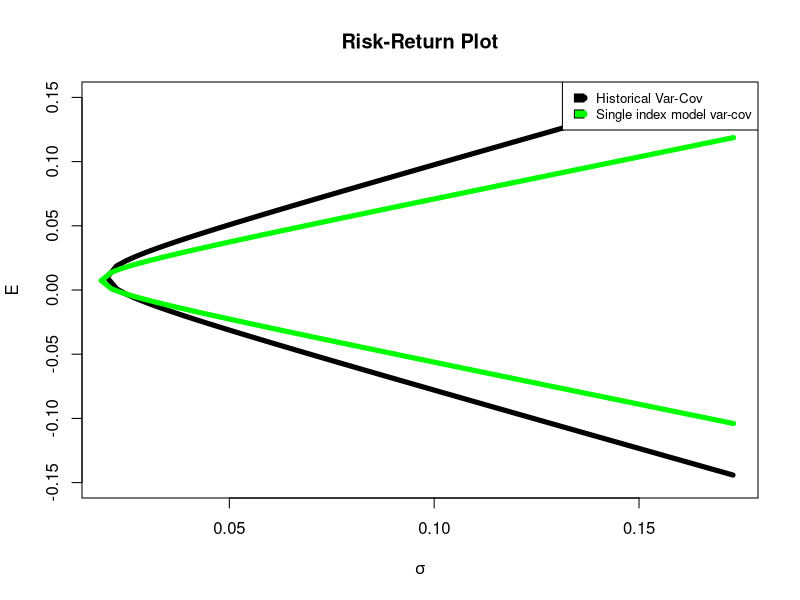

R code for this plot:
a_all <- read.csv("stockData.csv", sep=",", header=TRUE) 
# Use 5 year data to train 
a <- a_all[1:60,] 
#Convert adjusted close prices into returns:
r <- (a[-1,4:ncol(a)]-a[-nrow(a),4:ncol(a)])/a[-nrow(a),4:ncol(a)] # return of stocks
r_m <- (a[-1,3]-a[-nrow(a),3])/a[-nrow(a),3] # return of market
n_stocks = 30


mean_Rm = mean(r_m)
var_Rm <- var(r_m)
stdev_Rm <- var_Rm^.5

mean_Ri = colMeans(r)

betas = rep(0,n_stocks)
alphas = rep(0,n_stocks)
var_es = rep(0,n_stocks)
var_betas = rep(0,n_stocks)

for (i in 1:n_stocks){
  fit <- lm(r[,i] ~ r_m)
  betas[i] = fit$coefficients[2]
  alphas[i] = fit$coefficients[1]
  var_es[i] = sum(fit$residuals^2)/ (nrow(r) - 2)
  var_betas[i] = vcov(fit)[2,2]
}

#find beta_i
print("Betas are:")
print(betas)
print("Number of negative betas")
print(sum(which(betas < 0)))

#find alpha_i
print("Alphas are:")
print(alphas)

#Compute covariance matrix using single index model
covariance_matrix = matrix(0,n_stocks,n_stocks)
for (i in 1:n_stocks)
{
  for(j in 1:n_stocks){
    if(i == j)
    {
      covariance_matrix[i,j] = betas[i] * betas[i] * var_Rm + var_es[i]
    }else{
      covariance_matrix[i,j] = betas[i] * betas[j] * var_Rm
    }
  }
}
print("Single Index Model cov_mat")
print(covariance_matrix)


#Project 2 part e replicated:

n_stocks = 30 
means <- colMeans(r)
covmat <- cov(r)
cormat <- cor(r)
variances <- diag(covmat)
stdev <- diag(covmat)^.5
inv_covmat <- solve(covmat)
ones = rep(1,n_stocks)

A = as.numeric(t(means) %*% inv_covmat %*% ones) 
B = as.numeric(t(means) %*% inv_covmat %*% means) 
C = as.numeric(t(ones)  %*% inv_covmat %*% ones) 
D = B*C - A^2

E <- seq(-0.2,0.2,.001)

sigmas <- sqrt(seq(1/C,0.03,.0001)) 
upper_part <- (A + sqrt(D*(C*sigmas^2 - 1)))*(1/C) 
lower_part <- (A - sqrt(D*(C*sigmas^2 - 1)))*(1/C) 

plot(sigmas, upper_part, lwd=5,type = "l",ylab = 'E', xlab = expression(sigma),ylim = c(-0.15,0.15),main="Risk-Return Plot") 
lines(sigmas,lower_part, lwd=5,type = "l")

#Finding efficient frontier using the single index model:

mean_Ri = colMeans(r)
inv_covmat_single_index = solve(covariance_matrix)
ones = rep(1,n_stocks)

A = as.numeric(t(mean_Ri) %*% inv_covmat_single_index %*% ones) 
B = as.numeric(t(mean_Ri) %*% inv_covmat_single_index %*% mean_Ri) 
C = as.numeric(t(ones)  %*% inv_covmat_single_index %*% ones) 
D = B*C - A^2

E <- seq(-0.2,0.2,.001)

sigmas <- sqrt(seq(1/C,0.03,.0001)) 
upper_part <- (A + sqrt(D*(C*sigmas^2 - 1)))*(1/C) 
lower_part <- (A - sqrt(D*(C*sigmas^2 - 1)))*(1/C) 

lines(sigmas, upper_part, lwd=5,type = "l",col = "green") 
lines(sigmas,lower_part, lwd=5,type = "l",col = "green")
legend("topright", 
       legend=c("Historical Var-Cov", "Single index model var-cov"),
       col=c("black", "green"),
       pch = 19,
       fill =c("black", "green"),
       cex=0.8)